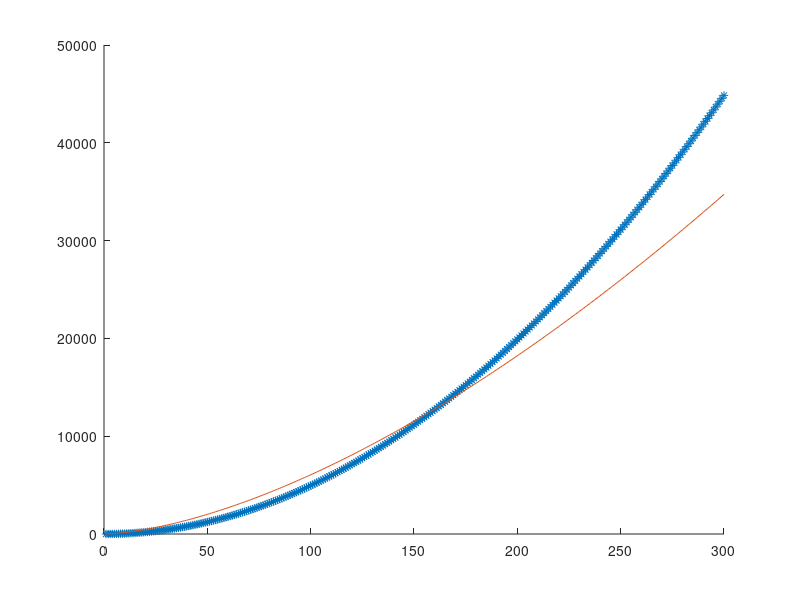
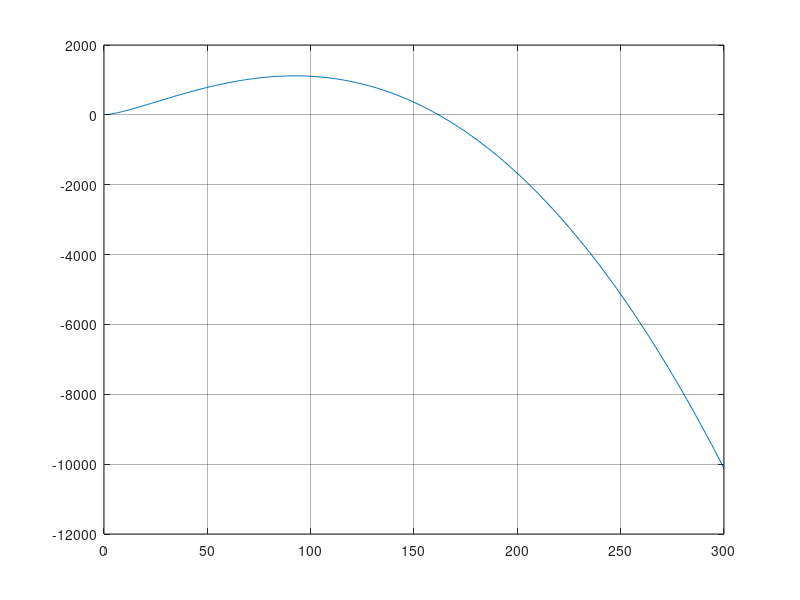

MATLAB code for these plots, in order:
clearvars, close all

x = (1:1:300);

f = ((x.^2) - x)./2;
g = (x.^1.59).*4;

h = g-f;

figure(1)
hold on
plot(x, f, '*')
plot(x, g, '-')
hold off

figure(2)
plot(x, h)
grid on
set(gca, 'GridColor', [0,0,0])
set(gca, 'GridAlpha', 0.3)
set(gca, 'Layer', 'top')
